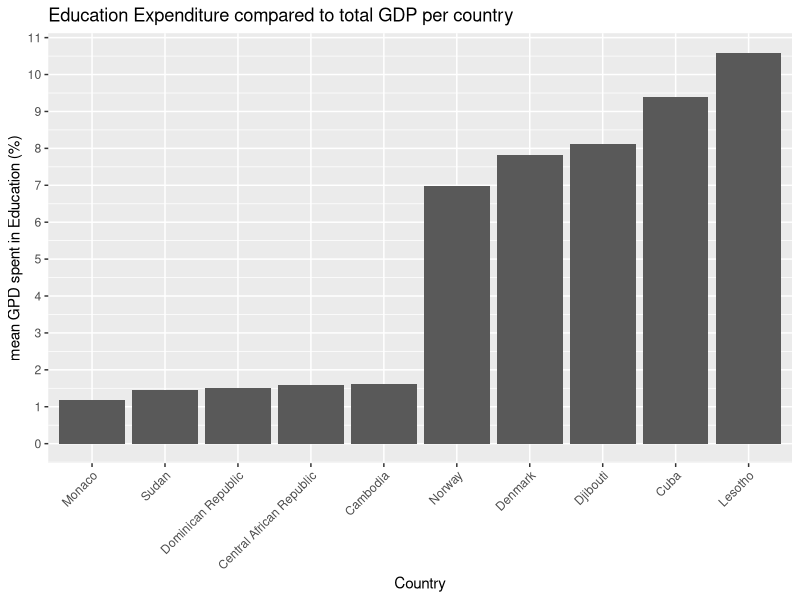
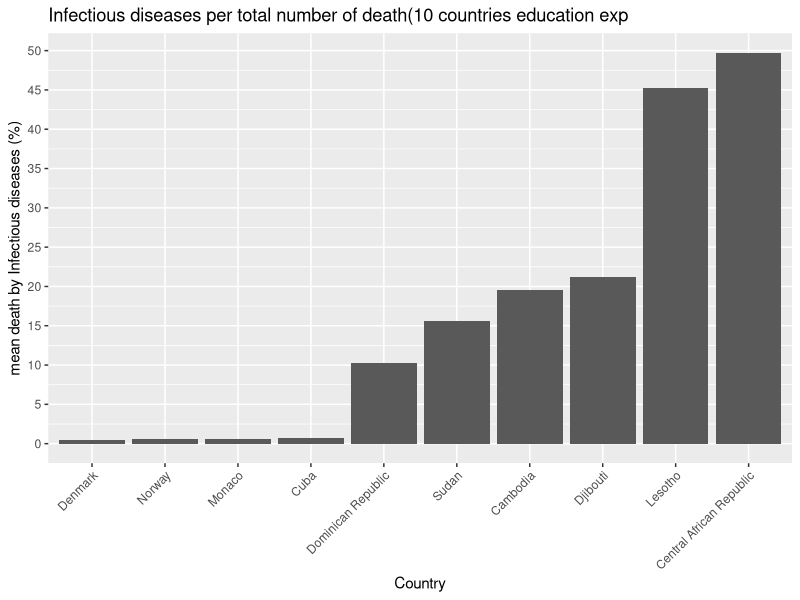
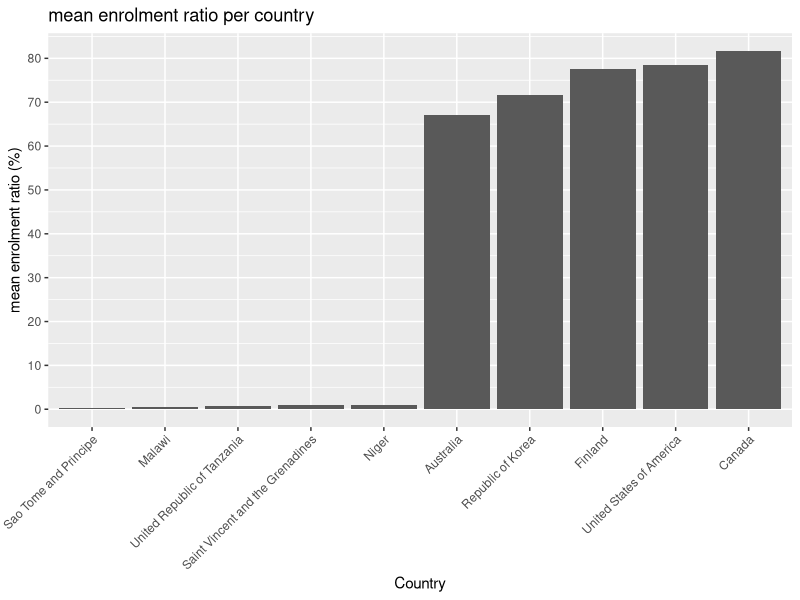
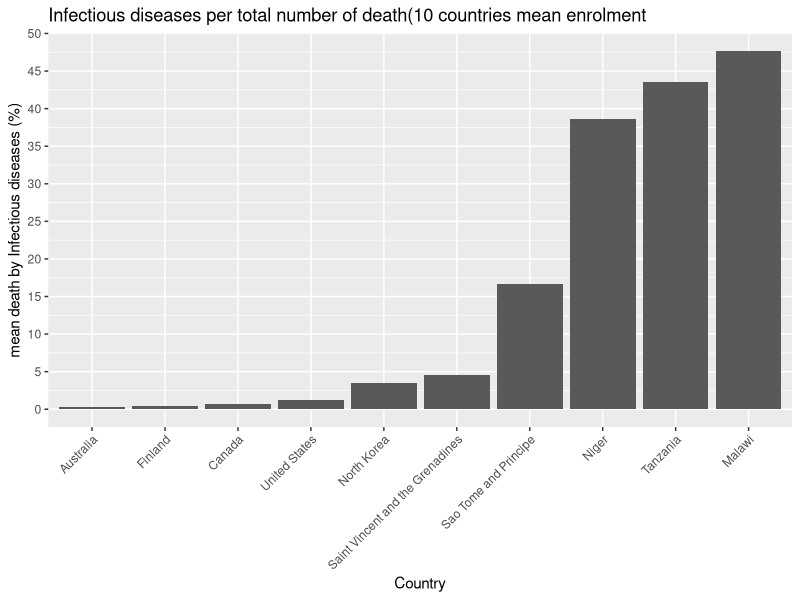
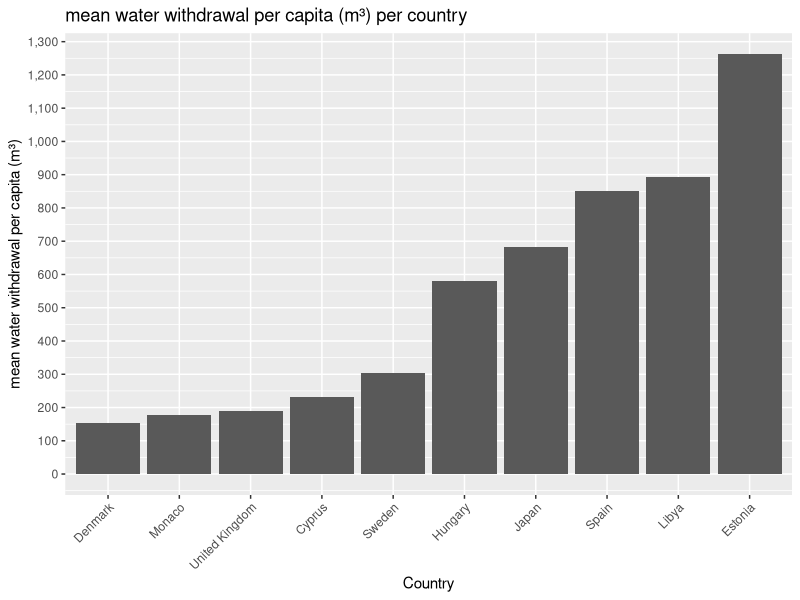
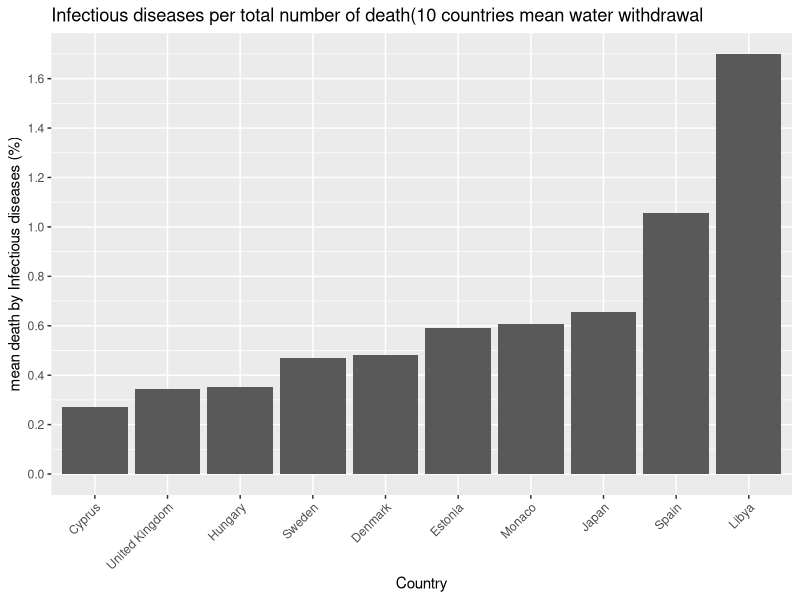

The R source for these figures, in order:
## ---- chunk 1
knitr::opts_chunk$set(echo = TRUE)
## ---- chunk 2
library(tidyverse)
library(dplyr)
library(ggplot2)
library(scales)


annualdeath <- read.csv("../Dataset/annual-number-of-deaths-by-cause.csv", header = TRUE)
governmentEducationExpenditure  <- read.csv("../Dataset/total-government-expenditure-on-education-gdp.csv", header = TRUE)
enrolment_ratio_teritiary_education <- read.csv("../Dataset/enrolment-ratio-teritiary-education.csv", header = TRUE)
waterAccess <- read.csv("../Dataset/water-withdrawals-per-capita.csv")
poptotal <- read.csv("../Dataset/number-of-deaths-per-year.csv")
## ---- chunk 3
annualdeath <- annualdeath %>% filter(Code != "");
governmentEducationExpenditure <- governmentEducationExpenditure  %>% filter(Code != "");
waterAccess <- waterAccess %>% filter(Code != "");

## ---- chunk 4
colnames(annualdeath) <- c("Country","Code","Year","Meningitis","Alzheimers disease","Parkinsons disease","Nutritional deficiencies","Malaria",
"Drowning","Interpersonal violence", "Maternal disorders", "HIV AIDS" , "Drug use disorders", "Tuberculosis", "Cardiovascular diseases", "Lower respiratory infections", "Neonatal disorders","Alcohol use disorders", "Self harm", "Exposure to forces of nature", "Diarrheal diseases", "Environmental heat and cold exposure", "Neoplasms", "Conflict and terrorism", "Diabetes mellitus", "Chronic kidney disease", "Poisonings", "Protein energy malnutrition", "Road injuries", "Chronic respiratory diseases", "Cirrhosis and other chronic liver diseases", "Digestive diseases","Fire heat and hot substances","Acute hepatitis", "Measles"
)
colnames(governmentEducationExpenditure) <- c("Country","Code","Year", "GPD spent in Education (%)")

colnames(enrolment_ratio_teritiary_education) <- c("Country","Year","Gender","Age", "Units", "Enrolment ratio (%)")

colnames(waterAccess) <- c("Country","Code", "Year", "Water withdrawal per capita ()")

colnames(poptotal) <- c("Country","Code", "Year","Deaths", "Death_mean")
## ---- chunk 5

annualdeath <- select(annualdeath,-Code, -`Interpersonal violence`, -`Fire heat and hot substances`, -`Road injuries`, -`Conflict and terrorism`, -`Exposure to forces of nature`, -`Self harm` , -`Alzheimers disease` , -`Parkinsons disease`, -`Drowning`, -`Maternal disorders`, -`Drug use disorders`, -`Alcohol use disorders` , -`Environmental heat and cold exposure`, -`Poisonings`, -`Neonatal disorders`, -`Nutritional deficiencies` , -`Meningitis`)

governmentEducationExpenditure <- select(governmentEducationExpenditure, -Code)

enrolment_ratio_teritiary_education <- select(enrolment_ratio_teritiary_education, -Units, -Age,)

waterAccess <- select(waterAccess, -Code)

poptotal <- select(poptotal,Country, Year, Deaths)


## ---- chunk 6
annualdeath$`Infectious diseases` <- annualdeath$`Malaria` + annualdeath$`Tuberculosis` + annualdeath$`HIV AIDS` + annualdeath$`Measles` + annualdeath$`Diarrheal diseases`

annualdeath <- select(annualdeath, Country, Year, `Infectious diseases`)
## ---- chunk 7
annualdeath <- annualdeath %>% filter(Year<2011);

governmentEducationExpenditure <- governmentEducationExpenditure  %>% filter(Year<2011) %>%filter(Year>1989);

enrolment_ratio_teritiary_education <- enrolment_ratio_teritiary_education  %>% filter(Year<2011) %>%filter(Year>1989)  %>%filter(Gender == "All genders") ;

waterAccess <- waterAccess %>% filter(Year<2011) %>%filter(Year>1989)

poptotal <- poptotal  %>% filter(Year<2011) %>%filter(Year>1989)

## ---- chunk 8
governmentEducationExpenditure <- governmentEducationExpenditure %>% group_by(Country) %>% filter(n() > 5) %>% filter(Country != "World")

annualdeath <- annualdeath %>% group_by(Country) %>% filter(n() > 5) %>% filter(Country != "World")

enrolment_ratio_teritiary_education <- enrolment_ratio_teritiary_education %>% group_by(Country) %>% filter(n() > 5) %>% filter(!grepl("^MDG_", Country))

waterAccess <- waterAccess %>% group_by(Country) %>% filter(n() == 5)

## ---- chunk 9

annualdeath <- merge(annualdeath, poptotal[, c("Country", "Year", "Deaths")], by = c("Country", "Year"))
annualdeath$`Infectious diseases prop (%)` <- annualdeath$`Infectious diseases` /  annualdeath$Deaths *100


## ---- chunk 10
governmentEducationExpenditure_mean <- governmentEducationExpenditure %>%
  group_by(Country) %>%
  summarise(Mean_GPD_spent = mean(`GPD spent in Education (%)`))

governmentEducationExpenditure_valmax <- governmentEducationExpenditure_mean %>% top_n(5, wt = `Mean_GPD_spent`)

governmentEducationExpenditure_valmin <- governmentEducationExpenditure_mean %>% slice_min(`Mean_GPD_spent`, n = 5)

governmentEducationExpenditure_minmax <- rbind(governmentEducationExpenditure_valmin, governmentEducationExpenditure_valmax)

governmentEducationExpenditure_minmax$Country <- factor(governmentEducationExpenditure_minmax$Country, levels = governmentEducationExpenditure_minmax$Country[order(governmentEducationExpenditure_minmax$`Mean_GPD_spent`)])

## ---- chunk 11

pays_h1_death <- select(annualdeath,Country,Year,`Infectious diseases prop (%)`) %>% filter(Country %in% c("Cuba","Denmark",  "Djibouti", "Lesotho","Norway","Monaco", "Sudan", "Dominican Republic" , "Central African Republic","Cambodia"))  

pays_h1_death_mean <- pays_h1_death %>%
  group_by(Country) %>%
  summarise(Mean_death_ID = mean(`Infectious diseases prop (%)`))

death_valmax <- pays_h1_death_mean %>% top_n(5, wt = `Mean_death_ID`)

death_valmin <- pays_h1_death_mean %>% slice_min(`Mean_death_ID`, n = 5)

death_minmax <- rbind(death_valmin, death_valmax)

death_minmax$Country <- factor(death_minmax$Country, levels = death_minmax$Country[order(death_minmax$`Mean_death_ID`)])

## ---- chunk 12
ggplot(governmentEducationExpenditure_minmax, aes(x= Country, y= `Mean_GPD_spent`)) + geom_bar(stat = "identity") + labs(title="Education Expenditure compared to total GDP per country", x="Country", y="mean GPD spent in Education (%)") + scale_y_continuous(limits = c(0, NA), breaks = pretty_breaks(n = 10), labels = comma_format()) + scale_fill_discrete(name = "Country") + 
  theme(axis.text.x = element_text(angle = 45, hjust = 1))  
## ---- chunk 13
ggplot(death_minmax, aes(x= Country, y= `Mean_death_ID`)) + geom_bar(stat = "identity") + labs(title="Infectious diseases per total number of death(10 countries education exp", x="Country", y="mean death by Infectious diseases (%)") +  scale_y_continuous(limits = c(0, NA), breaks = pretty_breaks(n = 10),labels = comma_format()) + scale_fill_discrete(name = "Country") + 
  theme(axis.text.x = element_text(angle = 45, hjust = 1)) 
## ---- chunk 14
enrolmentratio_mean <- enrolment_ratio_teritiary_education %>%
  group_by(Country) %>%
  summarise(Enrolment_ratio = mean(`Enrolment ratio (%)`))

enrolmentratio_mean <- enrolmentratio_mean %>% filter(Enrolment_ratio > 0.1)

enrolmentratio_valmax <- enrolmentratio_mean %>% top_n(5, wt = Enrolment_ratio)

enrolmentratio_valmin <- enrolmentratio_mean %>% slice_min(Enrolment_ratio, n = 5)

enrolmentratio_minmax <- rbind(enrolmentratio_valmin, enrolmentratio_valmax)


enrolmentratio_minmax$Country <- factor(enrolmentratio_minmax$Country, levels = enrolmentratio_minmax$Country[order(enrolmentratio_minmax$Enrolment_ratio)])

ggplot(enrolmentratio_minmax, aes(x= Country, y= `Enrolment_ratio`)) + geom_bar(stat = "identity") + labs(title="mean enrolment ratio per country", x="Country", y="mean enrolment ratio (%)") + scale_y_continuous(limits = c(0, NA), breaks = pretty_breaks(n = 10), labels = comma_format()) + scale_fill_discrete(name = "Country") + 
  theme(axis.text.x = element_text(angle = 45, hjust = 1)) 

## ---- chunk 15
pays_h2_death <- select(annualdeath,Country,Year,`Infectious diseases prop (%)`) %>% filter(Country %in% c("Sao Tome and Principe","Malawi" ,"Tanzania","Saint Vincent and the Grenadines","Niger","Australia","Canada","Finland", "North Korea","United States")) 

pays_h2_death_mean <- pays_h2_death %>%
  group_by(Country) %>%
  summarise(Mean_death_ID = mean(`Infectious diseases prop (%)`))

death_valmax2 <- pays_h2_death_mean %>% top_n(5, wt = `Mean_death_ID`)

death_valmin2 <- pays_h2_death_mean %>% slice_min(`Mean_death_ID`, n = 5)

death_minmax2 <- rbind(death_valmin2, death_valmax2)

death_minmax2$Country <- factor(death_minmax2$Country, levels = death_minmax2$Country[order(death_minmax2$`Mean_death_ID`)])

## ---- chunk 16
ggplot(death_minmax2, aes(x= Country, y= `Mean_death_ID`)) + geom_bar(stat = "identity") + labs(title="Infectious diseases per total number of death(10 countries mean enrolment", x="Country", y="mean death by Infectious diseases (%)") +  scale_y_continuous(limits = c(0, NA), breaks = pretty_breaks(n = 10),labels = comma_format()) + scale_fill_discrete(name = "Country") + 
  theme(axis.text.x = element_text(angle = 45, hjust = 1)) 

## ---- chunk 17
waterAcess_mean <- waterAccess %>%
  group_by(Country) %>%
  summarise(water_access = mean(`Water withdrawal per capita ()`))

waterAcess_mean <- waterAcess_mean %>% filter(water_access > 0.1)

waterAcess_valmax <- waterAcess_mean %>% top_n(5, wt = water_access)

waterAcess_valmin <- waterAcess_mean %>% slice_min(water_access, n = 5)

waterAcess_minmax <- rbind(waterAcess_valmin, waterAcess_valmax)

waterAcess_minmax$Country <- factor(waterAcess_minmax$Country, levels = waterAcess_minmax$Country[order(waterAcess_minmax$water_access)])

ggplot(waterAcess_minmax, aes(x= Country, y= `water_access`)) + geom_bar(stat = "identity") + labs(title="mean water withdrawal per capita (m³) per country ", x="Country", y="mean water withdrawal per capita (m³)") + scale_y_continuous(limits = c(0, NA), breaks = pretty_breaks(n = 10), labels = comma_format()) + scale_fill_discrete(name = "Country") + 
  theme(axis.text.x = element_text(angle = 45, hjust = 1)) 
## ---- chunk 18

pays_h3_death <- select(annualdeath,Country,Year,`Infectious diseases prop (%)`) %>% filter(Country %in% c("Denmark","Monaco","United Kingdom","Cyprus","Sweden","Estonia","Hungary","Japan" ,"Libya","Spain")) 

pays_h3_death_mean <- pays_h3_death %>%
  group_by(Country) %>%
  summarise(Mean_death_ID = mean(`Infectious diseases prop (%)`))

death_valmax3 <- pays_h3_death_mean %>% top_n(5, wt = `Mean_death_ID`)

death_valmin3 <- pays_h3_death_mean %>% slice_min(`Mean_death_ID`, n = 5)

death_minmax3 <- rbind(death_valmin3, death_valmax3)

death_minmax3$Country <- factor(death_minmax3$Country, levels = death_minmax3$Country[order(death_minmax3$`Mean_death_ID`)])

ggplot(death_minmax3, aes(x= Country, y= `Mean_death_ID`)) + geom_bar(stat = "identity") + labs(title="Infectious diseases per total number of death(10 countries mean water withdrawal", x="Country", y="mean death by Infectious diseases (%)") +  scale_y_continuous(limits = c(0, NA), breaks = pretty_breaks(n = 10),labels = comma_format()) + scale_fill_discrete(name = "Country") + 
  theme(axis.text.x = element_text(angle = 45, hjust = 1))
